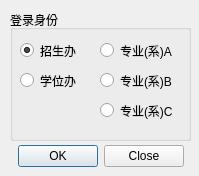
<?xml version="1.0" encoding="UTF-8"?>
<ui version="4.0">
 <class>LoginDialog</class>
 <widget class="QDialog" name="LoginDialog">
  <property name="geometry">
   <rect>
    <x>0</x>
    <y>0</y>
    <width>199</width>
    <height>176</height>
   </rect>
  </property>
  <property name="windowTitle">
   <string>Student Manager</string>
  </property>
  <widget class="QDialogButtonBox" name="LoginButtonBox">
   <property name="geometry">
    <rect>
     <x>10</x>
     <y>140</y>
     <width>181</width>
     <height>32</height>
    </rect>
   </property>
   <property name="orientation">
    <enum>Qt::Horizontal</enum>
   </property>
   <property name="standardButtons">
    <set>QDialogButtonBox::Close|QDialogButtonBox::Ok</set>
   </property>
   <property name="centerButtons">
    <bool>true</bool>
   </property>
  </widget>
  <widget class="QGroupBox" name="groupBox">
   <property name="geometry">
    <rect>
     <x>10</x>
     <y>10</y>
     <width>181</width>
     <height>131</height>
    </rect>
   </property>
   <property name="title">
    <string>登录身份</string>
   </property>
   <widget class="QRadioButton" name="FacultyB">
    <property name="geometry">
     <rect>
      <x>90</x>
      <y>60</y>
      <width>81</width>
      <height>21</height>
     </rect>
    </property>
    <property name="text">
     <string>专业(系)B</string>
    </property>
   </widget>
   <widget class="QRadioButton" name="AdmissionsOffice">
    <property name="geometry">
     <rect>
      <x>10</x>
      <y>30</y>
      <width>81</width>
      <height>21</height>
     </rect>
    </property>
    <property name="text">
     <string>招生办</string>
    </property>
    <property name="checked">
     <bool>true</bool>
    </property>
   </widget>
   <widget class="QRadioButton" name="FacultyC">
    <property name="geometry">
     <rect>
      <x>90</x>
      <y>90</y>
      <width>81</width>
      <height>21</height>
     </rect>
    </property>
    <property name="text">
     <string>专业(系)C</string>
    </property>
   </widget>
   <widget class="QRadioButton" name="DegreesOffice">
    <property name="geometry">
     <rect>
      <x>10</x>
      <y>60</y>
      <width>81</width>
      <height>21</height>
     </rect>
    </property>
    <property name="text">
     <string>学位办</string>
    </property>
   </widget>
   <widget class="QRadioButton" name="FacultyA">
    <property name="geometry">
     <rect>
      <x>90</x>
      <y>30</y>
      <width>81</width>
      <height>21</height>
     </rect>
    </property>
    <property name="text">
     <string>专业(系)A</string>
    </property>
   </widget>
  </widget>
 </widget>
 <tabstops>
  <tabstop>AdmissionsOffice</tabstop>
  <tabstop>DegreesOffice</tabstop>
  <tabstop>FacultyA</tabstop>
  <tabstop>FacultyB</tabstop>
  <tabstop>FacultyC</tabstop>
  <tabstop>LoginButtonBox</tabstop>
 </tabstops>
 <resources/>
 <connections>
  <connection>
   <sender>LoginButtonBox</sender>
   <signal>accepted()</signal>
   <receiver>LoginDialog</receiver>
   <slot>accept()</slot>
   <hints>
    <hint type="sourcelabel">
     <x>190</x>
     <y>154</y>
    </hint>
    <hint type="destinationlabel">
     <x>157</x>
     <y>175</y>
    </hint>
   </hints>
  </connection>
  <connection>
   <sender>LoginButtonBox</sender>
   <signal>rejected()</signal>
   <receiver>LoginDialog</receiver>
   <slot>reject()</slot>
   <hints>
    <hint type="sourcelabel">
     <x>190</x>
     <y>160</y>
    </hint>
    <hint type="destinationlabel">
     <x>198</x>
     <y>175</y>
    </hint>
   </hints>
  </connection>
 </connections>
</ui>
